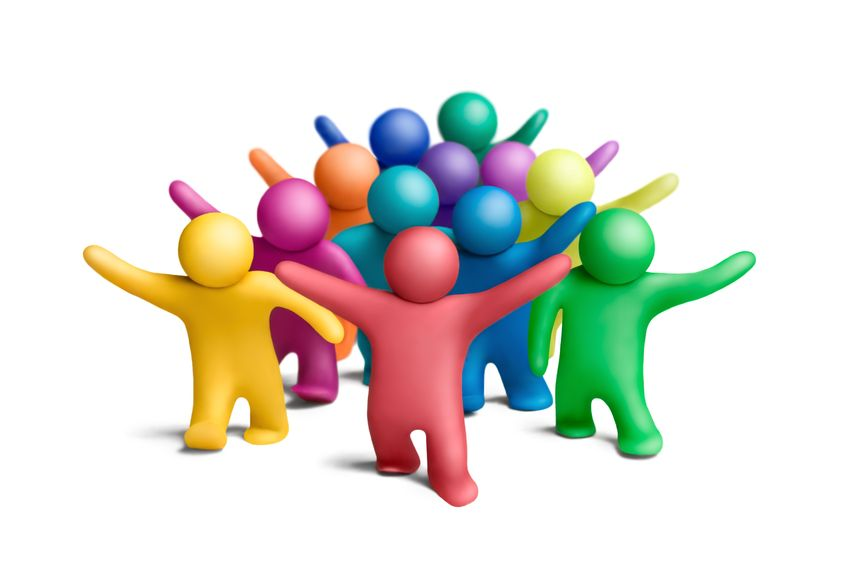
#> input picture group.jpg, 848 x 565 px
$ jupyter execute 20180320_204417074.ipynb   (older library calls are emulated)
#> lines starting #> are read from the running program, lines starting #| are printed output that depends on the picture
[cell 1]
9/2

[cell 2]
9//2

[cell 3]
9.0/2.0

[cell 4]
-11//3

[cell 5]
-11.0//3

## N-dimension List

[cell 6]
a = [0]*3

[cell 7]
a

[cell 8]
a = [[0]*3]*5

[cell 9]
a

[cell 10]
a[0][0]=1

[cell 11]
a #gg

[cell 12]
a = [[0]*3 for i in range(5)]

[cell 13]
a

[cell 14]
a[0][0] =1

[cell 15]
a

[cell 16]
b = [[0 for col in range(3)] for row in range(5)]

[cell 17]
b

[cell 18]
b[0][0]=1

[cell 19]
b

## None

[cell 20]
n = None

[cell 21]
type(n)

[cell 22]
i=4

[cell 23]
i

[cell 24]
print(i)

## Advanced printing

[cell 25]
i=1
f=3.14
print("Our float value is %s. Our int value is %s." %(f,i))

## If statement

* ex1

[cell 26]
hungry = True

[cell 27]
if hungry:
    print("I'm hungry")

[cell 28]
hungry = False

[cell 29]
if hungry:
    print("I'm hungry")
else:
    print("I'm not hungry")
    print("I'm sleepy")

* ex2

[cell 30]
if i==1 and f>4:
    print("The value of i is 1 and f is greater than 4.")
elif i>4 or f>4:
    print("i and 4 are both greater than 4.")
else:
    print("both i and f are less than or equal to 4.")

* ex3

[cell 31]
a = "abc"
b =5
c=2

if a =="abc" and b==5:
    print("1")
elif(c==2) or type(b)==int:
    print("2")
else:
    print("3")

* ex4

[cell 32]
if False == (not True):
    print(False ==(not True))

## For Statement

* ex1

[cell 33]
I = (1,2,3)

[cell 34]
for e in I:
    print(e)

* ex2

[cell 35]
for i in [1,2,3]:
    print(i)

* ex3

[cell 36]
for i in range(2, 10):
    print(i, end = "")

* ex4

[cell 37]
for i in range(2,10,3):
    print(i)

* ex5

[cell 38]
for i in range(10,3, -1):
    print(i, end="")

* ex6

[cell 39]
c=0
a= "abcdefghijklmnopqrstuvwxyz"
for i in a:
    c+=1
    print(i, end="")
    if c%10 ==0:
        print()

## While Statement

* ex1

[cell 40]
counter = 6
while counter < 10:
    print(counter)
    counter +=1

* ex2

[cell 41]
sum = 0
i=1
while i<=100:
    sum+=i
    i+=1
print("1+2+3+...+99+100=",sum)

## Scikit-image

[cell 42]
from skimage import io
group=io.imread('group.jpg',as_grey=True)
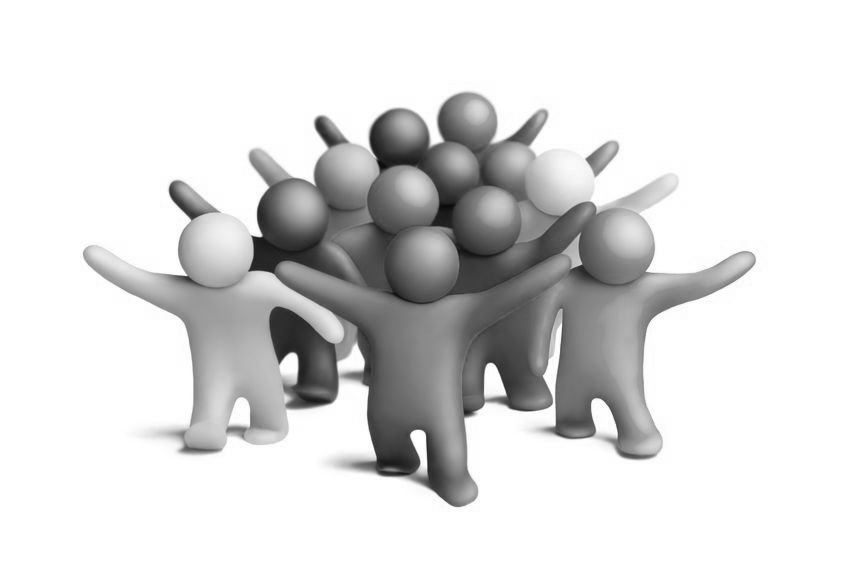
#> group: shape (565, 848) float64; min 0.033, max 1, mean 0.86

print(type(group))
#| <class 'numpy.ndarray'>
print(group.shape)
#| (565, 848)
io.imshow(group)

io.show()
